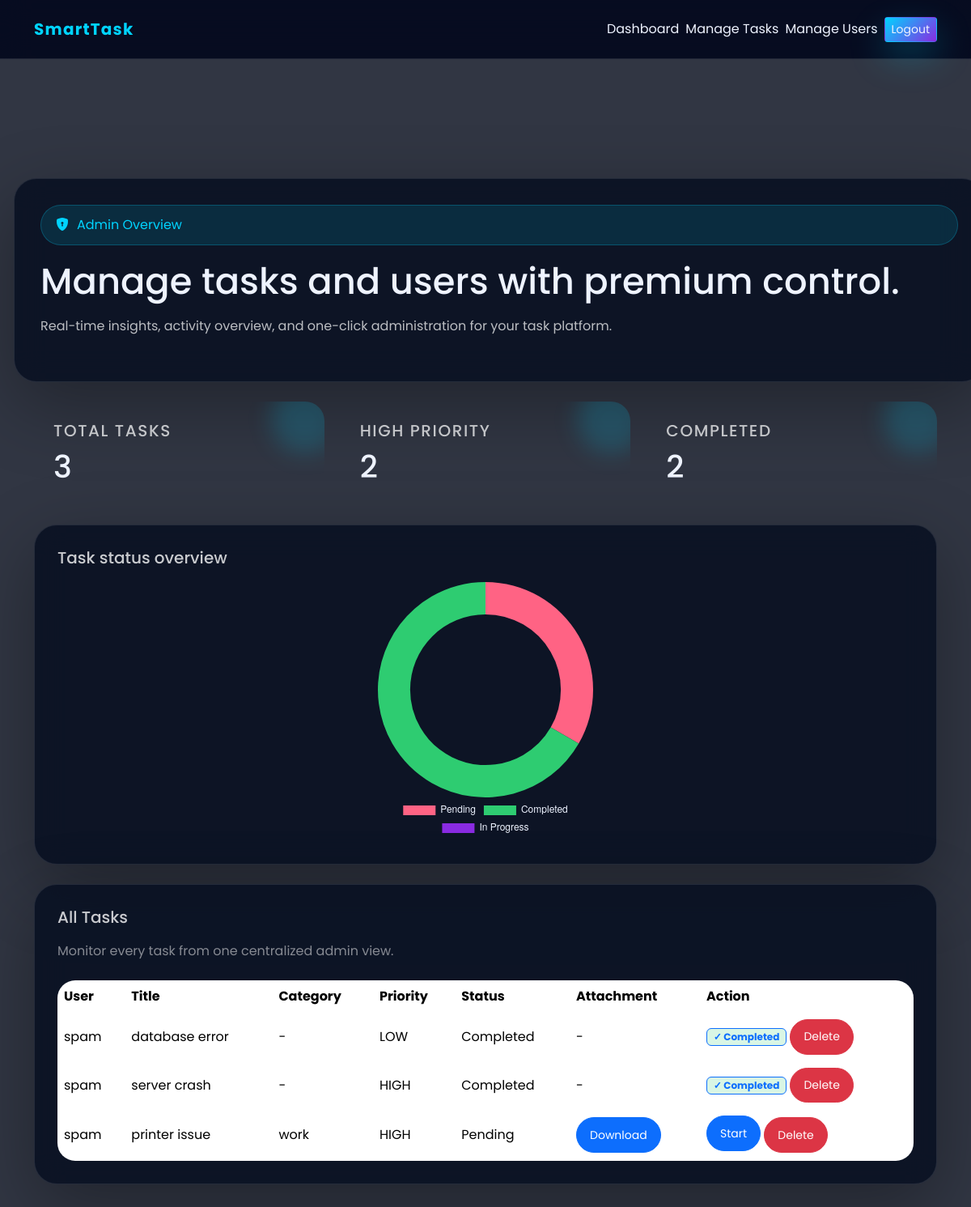
/admin_dashboard (signed in), run on an earlier commit of the app's database.
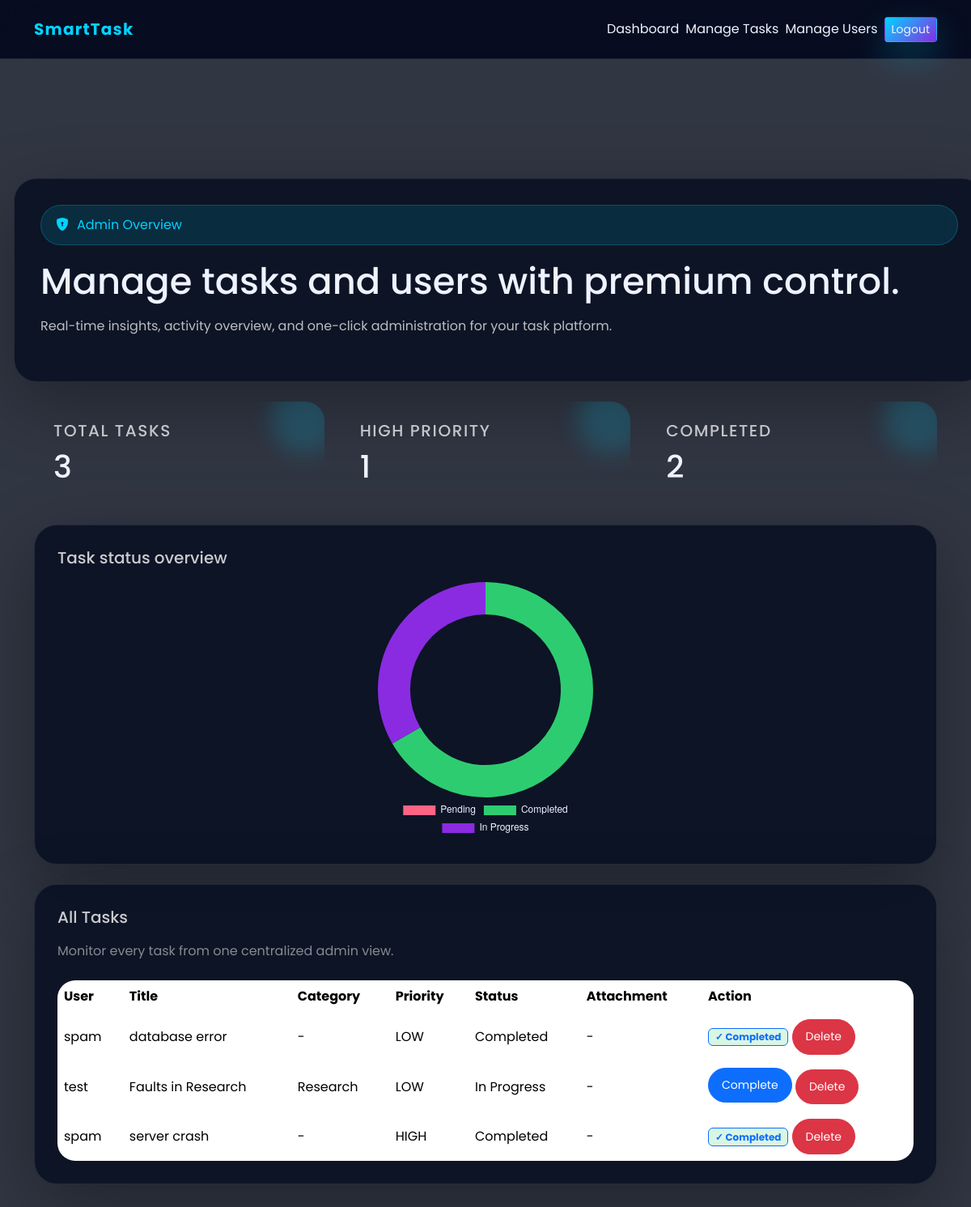
And on a later commit of the database.
### tables this page shows
CREATE TABLE tasks (
            id INTEGER PRIMARY KEY AUTOINCREMENT,
            title TEXT NOT NULL,
            description TEXT NOT NULL,
            status TEXT DEFAULT 'Pending',
            priority TEXT,
            due_date DATE,
            user_id INTEGER, category TEXT, file_path TEXT,
            FOREIGN KEY (user_id) REFERENCES users(id)

        );

CREATE TABLE users (
            id INTEGER PRIMARY KEY AUTOINCREMENT,
            username TEXT NOT NULL,
            email TEXT NOT NULL,
            password TEXT NOT NULL,
            role TEXT DEFAULT 'user'
        );

### app.py (the view)
@app.route("/admin_dashboard")
def admin_dashboard():
    if session.get('role')!='admin':
        return "Access denied"
    conn = getdb()
    cursor = conn.cursor()
    cursor.execute("""
        SELECT t.id, t.title, t.description, t.status, t.priority, t.due_date, t.user_id, u.username, t.category, t.file_path
        FROM tasks t
        LEFT JOIN users u ON t.user_id = u.id
        ORDER BY t.priority DESC
    """)
    all_task=cursor.fetchall()
    cursor.execute("SELECT COUNT(*) FROM tasks")
    total_tasks = cursor.fetchone()[0]
    cursor.execute("SELECT COUNT(*) FROM tasks WHERE priority='HIGH'")
    high_priority = cursor.fetchone()[0]
    cursor.execute("SELECT COUNT(*) FROM tasks WHERE status='Completed'")
    completed = cursor.fetchone()[0]
    cursor.execute("SELECT COUNT(*) FROM tasks WHERE status='Pending'")
    pending = cursor.fetchone()[0]
    conn.close()
    return render_template("admin_dashboard.html", tasks=all_task, total_tasks=total_tasks, high=high_priority, completed=completed, pending_tasks=pending)

### app.py (called while the page is built)
@app.after_request
def set_cache_headers(response):
    if response.status_code in [301, 302, 303, 307, 308]:
        response.headers['Cache-Control'] = 'no-store, no-cache, must-revalidate, max-age=0'
        response.headers['Pragma'] = 'no-cache'
        response.headers['Expires'] = '0'
    elif request.endpoint and request.endpoint in ['login', 'register', 'logout', 'user_dashboard', 'admin_dashboard']:
        response.headers['Cache-Control'] = 'no-store, no-cache, must-revalidate, max-age=0, private'
        response.headers['Pragma'] = 'no-cache'
        response.headers['Expires'] = '0'
    elif request.method == 'POST':
        response.headers['Cache-Control'] = 'no-store, no-cache, must-revalidate, max-age=0'
        response.headers['Pragma'] = 'no-cache'
        response.headers['Expires'] = '0'
    return response

def getdb():
    conn = sqlite3.connect(DB_PATH)
    return conn

### templates/admin_dashboard.html (shortened to what this page needs)
<!DOCTYPE html>
<html lang="en">
<head>
    <link href="https://cdn.jsdelivr.net/npm/bootstrap@5.3.2/dist/css/bootstrap.min.css" rel="stylesheet">
    <link href="https://cdn.jsdelivr.net/npm/bootstrap-icons/font/bootstrap-icons.css" rel="stylesheet">
</head>
<body>
    <div class="admin-shell">
        <nav class="navbar navbar-expand-lg py-3 fixed-top">
            <div class="container d-flex justify-content-between align-items-center">
                <a class="navbar-brand" href="/">SmartTask</a>
                <div class="nav-actions d-flex align-items-center gap-2">
                    <a class="nav-link" href="/admin_dashboard">Dashboard</a>
                    <a class="nav-link" href="/manage_tasks">Manage Tasks</a>
                    <a class="nav-link" href="/manage_users">Manage Users</a>
                    <a class="btn btn-sm btn-glow" href="/logout">Logout</a>
                </div>
            </div>
        </nav>
        <main class="container" style="padding-top:120px;">
            <section class="hero-grid">
                <div class="hero-card">
                    <span class="hero-badge"><i class="bi bi-shield-lock-fill"></i> Admin Overview</span>
                    <h1>Manage tasks and users with premium control.</h1>
                    <p>Real-time insights, activity overview, and one-click administration for your task platform.</p>
                </div>
            </section>
            <section class="stats-grid">
                <div class="stat-card">
                    <h5>Total Tasks</h5>
                    <h2>{{ total_tasks or 0 }}</h2>
                </div>
                <div class="stat-card">
                    <h5>High Priority</h5>
                    <h2>{{ high or 0 }}</h2>
                </div>
                <div class="stat-card">
                    <h5>Completed</h5>
                    <h2>{{ completed or 0 }}</h2>
                </div>
            </section>
            <section class="chart-card">
                <h5>Task status overview</h5>
                <div class="chart-container d-flex justify-content-center" style="height:320px;"><canvas id="statusChart"></canvas></div>
            </section>
            <section class="table-card">
                <div class="d-flex justify-content-between align-items-center mb-4">
                    <div><h5>All Tasks</h5><p class="mb-0 text-white-50">Monitor every task from one centralized admin view.</p></div>
                </div>
                <div class="table-responsive">
                    <table class="table table-borderless align-middle mb-0">
                        <thead><tr><th>User</th><th>Title</th><th>Category</th><th>Priority</th><th>Status</th><th>Attachment</th><th>Action</th></tr></thead>
                        <tbody>
                            {% for task in tasks %}
                            <tr>
                                <td>{{ task[7] if task[7] else 'Unknown' }}</td>
                                <td>{{ task[1] }}</td>
                                <td>{{ task[8] if task[8] else '-' }}</td>
                                <td>{{ task[4] }}</td>
                                <td>{{ task[3] }}</td>
                                <td>
                                    {% if task[9] %}
                                        <a href="/admin_download/{{ task[0] }}" class="btn btn-primary btn-sm btn-action">Download</a>
                                    {% else %}
                                        -
                                    {% endif %}
                                </td>
                                <td>
                                    {% if task[3] == 'Pending' %}
                                        <a href="/admin_start_task/{{ task[0] }}" class="btn btn-primary btn-sm btn-action mb-1" onclick="return confirm('Start this task?')">Start</a>
                                    {% elif task[3] == 'In Progress' %}
                                        <a href="/admin_complete_task/{{ task[0] }}" class="btn btn-primary btn-sm btn-action mb-1" onclick="return confirm('Mark this task as completed?')">Complete</a>
                                    {% else %}
                                        <span class="badge border border-primary text-primary badge-completed ">✓ Completed</span>
                                    {% endif %}
                                    <a href="/admin_delete_task/{{ task[0] }}" class="btn btn-danger btn-sm btn-action" onclick="return confirm('Delete this task permanently?')">Delete</a>
                                </td>
                            </tr>
                            {% endfor %}
                        </tbody>
                    </table>
                </div>
            </section>
        </main>
    </div>
    <script>
        const ctx = document.getElementById('statusChart').getContext('2d');
        new Chart(ctx, {
            type:'doughnut',
            data:{
                labels:['Pending','Completed','In Progress'],
                datasets:[{ data:[{{ pending_tasks or 0 }}, {{ completed or 0 }}, {{ total_tasks - pending_tasks - completed if total_tasks is not none else 0 }}], backgroundColor:['#ff6384','#2ecc71','#8a2be2'], borderWidth:0 }]
            },
            options:{ responsive:true, plugins:{ legend:{ position:'bottom', labels:{ color:'#eef3ff' } } }, cutout:'70%' }
        });
        history.pushState(null, null, window.location.href);
        window.addEventListener('popstate', ()=>window.location.href='/login');
    </script>
</body>
</html>

### templates/admin_dashboard.html (style rules this page uses)
* { font-family: 'Poppins', sans-serif; }
body { margin:0; min-height:100vh; background:url('https://images.unsplash.com/photo-1519389950473-47ba0277781c?ixlib=rb-4.0.3&auto=format&fit=crop&w=1650&q=80') center/cover no-repeat fixed; color:#eef3ff; }
body::before { content:''; position:fixed; inset:0; background:rgba(4,10,26,0.82); z-index:0; }
.admin-shell { position:relative; z-index:1; padding-bottom:60px; }
.navbar { background:rgba(4,9,30,0.92); backdrop-filter:blur(18px); border-bottom:1px solid rgba(255,255,255,0.1); }
.navbar-brand { color:#00d4ff !important; font-weight:700; letter-spacing:.06em; }
.nav-actions .btn, .nav-actions .nav-link { color:#eef3ff !important; }
.nav-actions .btn-glow { background:linear-gradient(135deg,#00d4ff,#8a2be2); color:#fff; box-shadow:0 18px 44px rgba(0,212,255,0.26); }
.hero-card, .chart-card, .table-card { background:rgba(10,18,35,0.92); border:1px solid rgba(255,255,255,0.1); border-radius:28px; backdrop-filter:blur(18px); box-shadow:0 28px 90px rgba(0,0,0,0.32); }
.hero-grid { display:grid; grid-template-columns:1.2fr .8fr; gap:24px; margin:100px auto 24px; max-width:1140px; }
.hero-card { display:flex; flex-direction:column; justify-content:center; padding:32px;width:1200px; margin-left: -25px; }
.hero-card h1 { margin-bottom:16px; font-size:2.8rem; }
.hero-card p { color:rgba(255,255,255,0.72); margin-bottom:24px; }
.hero-badge { display:inline-flex; align-items:center; gap:10px; padding:12px 18px; border-radius:999px; background:rgba(0,212,255,0.12); color:#00d4ff; border:1px solid rgba(0,212,255,0.24); margin-bottom:18px; }
.stats-grid { max-width:1140px; margin:auto; display:grid; grid-template-columns:repeat(3,1fr); gap:20px; }
.stat-card { padding:24px; border-radius:24px; position:relative; overflow:hidden; }
.stat-card::after { content:''; position:absolute; top:-20px; right:-18px; width:84px; height:84px; border-radius:50%; background:rgba(0,212,255,0.18); filter:blur(14px); }
.stat-card h5 { color:rgba(255,255,255,0.72); margin-bottom:10px; text-transform:uppercase; letter-spacing:.08em; }
.stat-card h2 { margin:0; font-size:2.4rem; }
.chart-card { padding:28px; margin-top:24px; }
.chart-card h5, .table-card h5 { color:rgba(255,255,255,0.78); margin-bottom:18px; }
.table-card { padding:28px; margin:24px auto 40px; max-width:1140px; }
.table-responsive { border-radius:22px; overflow:hidden; }
table { min-width:760px; color:#eef3ff; }
thead tr { background:rgba(255,255,255,0.06); }
td, th { border:none; vertical-align:middle; }
.badge-completed { background:rgba(46,204,113,0.18); color:#d4f5db; }
.btn-action { border-radius:999px; padding:.65rem 1rem; }

What changed in the data, as far as the page shows it:
removed tasks: username "spam", title "printer issue", category "work", priority "HIGH", status "Pending"
added tasks: username "test", title "Faults in Research", category "Research", priority "LOW", status "In Progress"
Also different on the page:
{{ high or 0 }}: "2" → "1"
chart data {{ pending_tasks or 0 }}: 1 → 0
